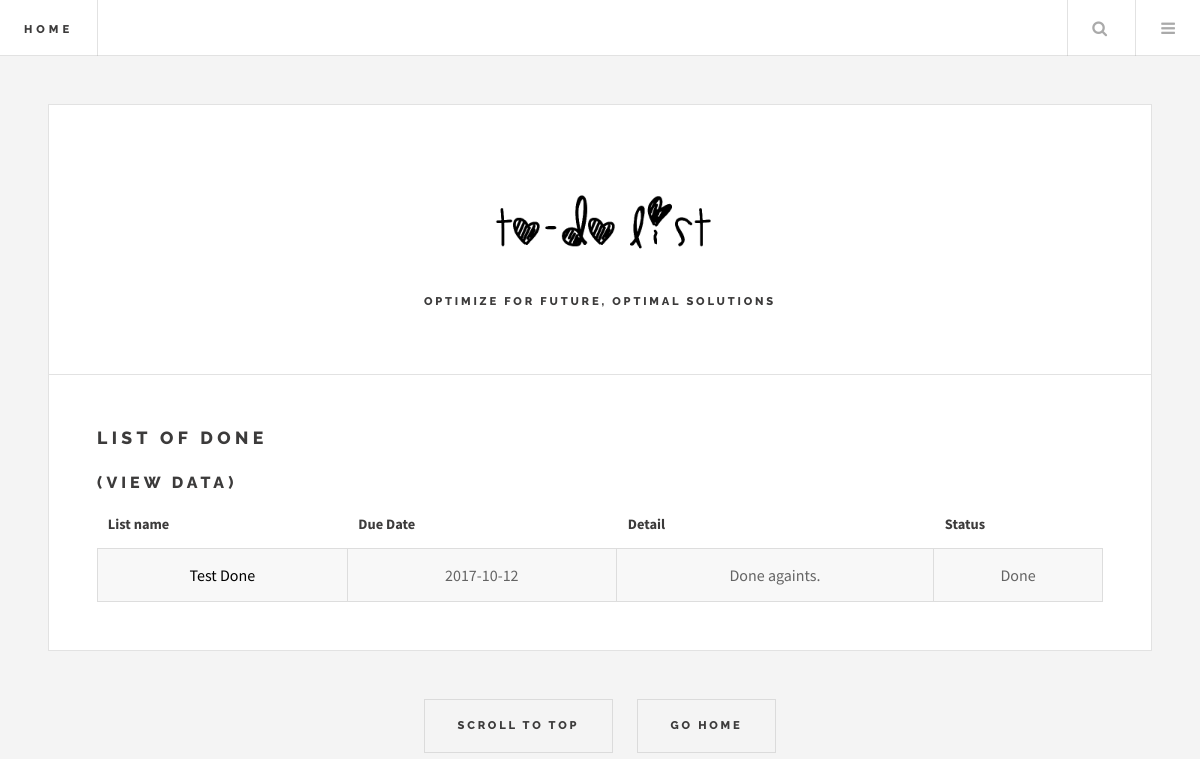
The page /done.php on the database its author committed.
### tables this page shows
CREATE TABLE `list` (
  `name` varchar(70) NOT NULL,
  `date` varchar(15) NOT NULL,
  `detail` varchar(500) NOT NULL,
  `done` varchar(10) NOT NULL,
  `EmployeeNo` varchar(20) NOT NULL
);

### done.php (the view, shortened to what this page needs)
<!DOCTYPE HTML>
<html>
	<head>
		<link rel="stylesheet" href="assets/css2/main.css" />
	</head>
	<body>
			<div id="wrapper">
					<header id="header">
						<h1><a href="home.php">Home</a></h1>
						<nav class="links">
						</nav>
						<nav class="main">
						<ul>
							<li class="search">
									<a class="fa-search" href="#search">Search</a>
								</li>
							<li class="menu">
									<a class="fa-bars" href="#menu">Menu</a>
							</li>
							</ul>
						</nav>
					</header>
    <div id="main">
							<article class="post">
								<header>
								  <div class="title">
										<div align="center">
										<img src="images/tlogo.png" width="300">
										<header>
								 			<h4>Optimize For Future, Optimal Solutions</h4>
										</header>
									  </div>
									</div>
							</header>
							 <div><h2>List of done</h2> <h1>(View Data)</h1></div>
								<table class="alt">
											<thead>
												<tr>
													<th>List name</th>
													<th>Due Date</th>
													<th>Detail</th>
													<th>Status</th>
												</tr>
											</thead>
											<tbody>
											<?php
												$re = @$_REQUEST['query'];
												if($re!=""){
													$result=mysql_query("SELECT * FROM `list` WHERE `name` = '$re'");
													while($test = mysql_fetch_array($result))
													{
													$id = $test['name'];
													echo "<tr align='center'>";
													echo"<td><font color='black'>". $test['name']. "</font></td>";
													echo"<td>" .$test['date']."</td>";
													echo"<td>" .$test['detail']."</td>";
													echo"<td>". $test['done']. "</td>";
													$type = $_SESSION["C_TYPE"];
													if($type == 9 || $type == 1 ){
													echo"<td><font color='green'> <a href ='tld-edit.php?ID=$id'>Edit</a></font>";
													echo"<td><font color='red'> <a href ='del.php?ID=$id&TYPE=list' onclick='return checkDelete()' <center>Delete</center></font></a>";
													}
													echo "</tr>";
													}
												}
												else{
												$result=mysql_query("SELECT * FROM list WHERE `done` = 'Done'");
												while($test = mysql_fetch_array($result))
													{
													echo "<tr align='center'>";
													echo"<td><font color='black'>". $test['name']. "</font></td>";
													echo"<td>" .$test['date']."</td>";
													echo"<td>" .$test['detail']."</td>";
													echo"<td>". $test['done']. "</td>";
													echo "</tr>";
													}
												}
												?>
											</tbody>
	  </table>
							</article>
							<div align="center">
								<ul class="actions pagination">
								<center>
								<?php
								echo"<li><a href='#' class='button big'>Scroll to top</a></li>";
								echo"<li><a href='home.php' class='button big'>Go Home</a></li>";
								?>
								</ul>
								</div>
		  </div>
		  </div>
	</body>
</html><!doctype html>
<html>
<head>
</head>
<body>
</body>
</html>

### rows shown on the page
list: name "Test Done", date "2017-10-12", detail "Done againts.", done "Done"
